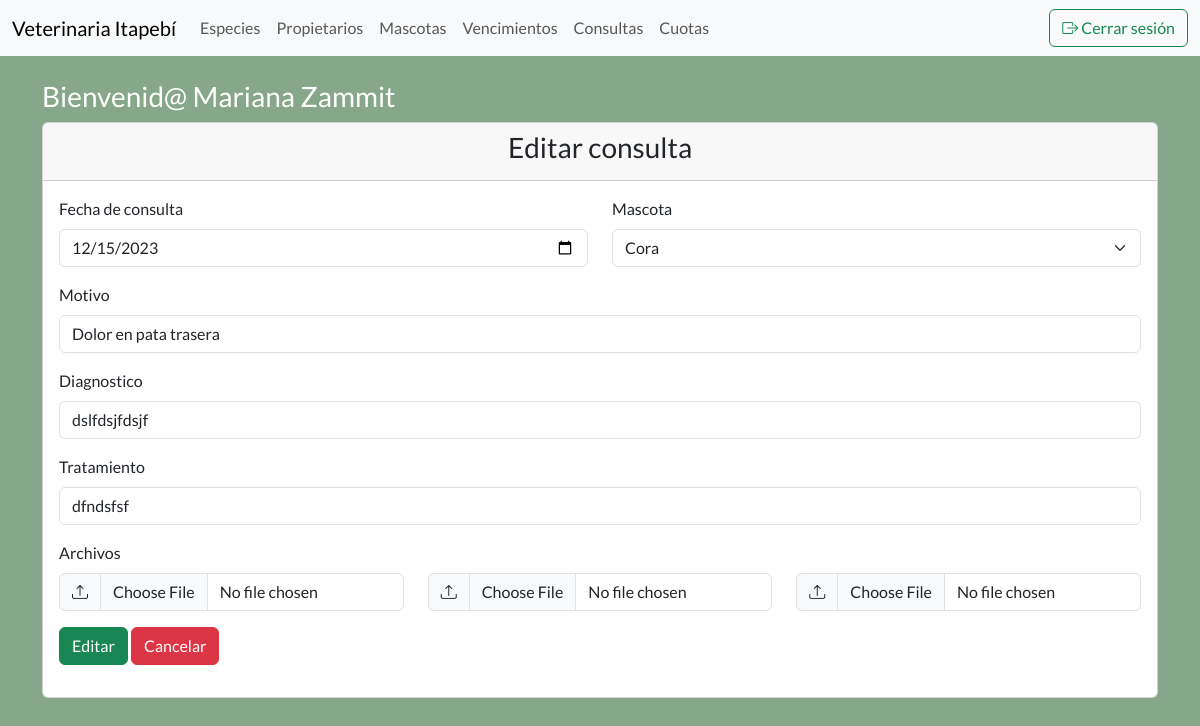
The app's page /frmEditarConsulta.php?id=1 (signed in) with its own data.
### tables this page shows
CREATE TABLE `consultas` (
  `ConsultaId` int NOT NULL AUTO_INCREMENT,
  `ConsultaFecha` date DEFAULT NULL,
  `MascotaId` int DEFAULT NULL,
  `ConsultaMotivo` varchar(255) DEFAULT NULL,
  `ConsultaDiagnostico` mediumtext,
  `ConsultaTratamiento` mediumtext,
  `ConsultaArchivo1` varchar(255) DEFAULT NULL,
  `ConsultaArchivo2` varchar(255) DEFAULT NULL,
  `ConsultaArchivo3` varchar(255) DEFAULT NULL,
  `ConsultaFchCreacion` datetime DEFAULT NULL,
  `ConsultaFchModificacion` datetime DEFAULT NULL,
  `ConsultaEstado` smallint DEFAULT NULL,
  PRIMARY KEY (`ConsultaId`),
  KEY `consultas_FK` (`MascotaId`),
  CONSTRAINT `consultas_FK` FOREIGN KEY (`MascotaId`) REFERENCES `mascotas` (`MascotaId`) ON DELETE CASCADE ON UPDATE CASCADE
);

### frmEditarConsulta.php (the view, shortened to what this page needs)
<?php include ("templates/header.php");
$mysqli = include_once "includes/conexion.php";
$id = $_GET["id"];
$sentencia = $mysqli->prepare("SELECT * FROM consultas where ConsultaId = ?");
$sentencia->bind_param("i", $id);
$sentencia->execute();
$resultado = $sentencia->get_result();
$consulta = $resultado->fetch_assoc();
?>
<div class="card">
    <div class="card-header">
        <h3 class="text-center">Editar consulta</h3>
    </div>
    <div class="card-body">
        <form action="editarConsulta.php" method="post" enctype="multipart/form-data">
            <div class="row">
                <div class="col-6">
                    <div class="mb-3">
                        <label for="fecha" class="form-label">Fecha de consulta</label>
                        <input type="date" class="form-control" name="txtFechaConsulta" id="fecha" value="<?php echo $consulta['ConsultaFecha'];?>">
                    </div>
                </div>
                <div class="col-6">
                    <label for="mascota" class="form-label">Mascota</label>
                    <select class="form-select" name="txtMascotaId" id="mascota">
                        <?php
                        $mysqli = include './includes/conexion.php';
                        $resultado = $mysqli->query("SELECT MascotaId, MascotaNombre FROM mascotas");
                        while ($mascota = $resultado->fetch_assoc()){
                            if ($mascota['MascotaId'] == $consulta['MascotaId'])
                                echo "<option value=\"$mascota[MascotaId]\" selected>$mascota[MascotaNombre]</option>";
                            else
                                echo "<option value=\"$mascota[MascotaId]\">$mascota[MascotaNombre]</option>";
                        }
                        ?>
                    </select>
                </div>
            </div>
            <div class="mb-3">
                <label for="motivo" class="form-label">Motivo</label>
                <input type="text" class="form-control" name="txtMotivo" id="motivo" value="<?php echo $consulta['ConsultaMotivo'];?>">
            </div>
            <div class="mb-3">
                <label for="diagnostico" class="form-label">Diagnostico</label>
                <input class="form-control" name="txtDiagnostico" id="diagnostico" value="<?php echo $consulta['ConsultaDiagnostico'];?>" >
            </div>
            <div class="mb-3">
                <label for="tratamiento" class="form-label">Tratamiento</label>
                <input class="form-control" name="txtTratamiento" id="tratamiento" value="<?php echo $consulta['ConsultaTratamiento'];?>">
            </div>
            <div class="mb-3">
                <label for="Archivos" class="form-label">Archivos</label>
                <div class="row">
                    <div class="col-4">
                        <div class="input-group mb-3">
                            <label class="input-group-text" for="archivo1"><i class="bi bi-upload"></i></label>
                            <input type="file" class="form-control" id="archivo1" name="archivo1" value="<?php echo $consulta['ConsultaArchivo1'];?>">
                        </div>
                    </div>
                    <div class="col-4">
                        <div class="input-group mb-3">
                            <label class="input-group-text" for="archivo2"><i class="bi bi-upload"></i></label>
                            <input type="file" class="form-control" id="archivo2" name="archivo2" value="<?php echo $consulta['ConsultaArchivo2'];?>">
                        </div>
                    </div>
                    <div class="col-4">
                        <div class="input-group mb-3">
                            <label class="input-group-text" for="archivo3"><i class="bi bi-upload"></i></label>
                            <input type="file" class="form-control" id="archivo3" name="archivo3" value="<?php echo $consulta['ConsultaArchivo3'];?>">
                        </div>
                    </div>
                </div>
                <input type="submit" class="btn btn-success" value="Editar">
                <a href="consultas.php" class="btn btn-danger">Cancelar</a>
            </div>
        </form>
    </div>
</div>
<?php include("templates/footer.php"); ?>

### css/styles.css (style rules this page uses)
* { font-family: 'Lato', sans-serif; }
body { background-color: #86A789; }

### records on screen
consultas: txtFechaConsulta "12/15/2023", txtMotivo "Dolor en pata trasera", txtDiagnostico "dslfdsjfdsjf", txtTratamiento "dfndsfsf"

### other values on screen
$_SESSION['nombre'] "Mariana Zammit"
form field txtMascotaId "Cora"
